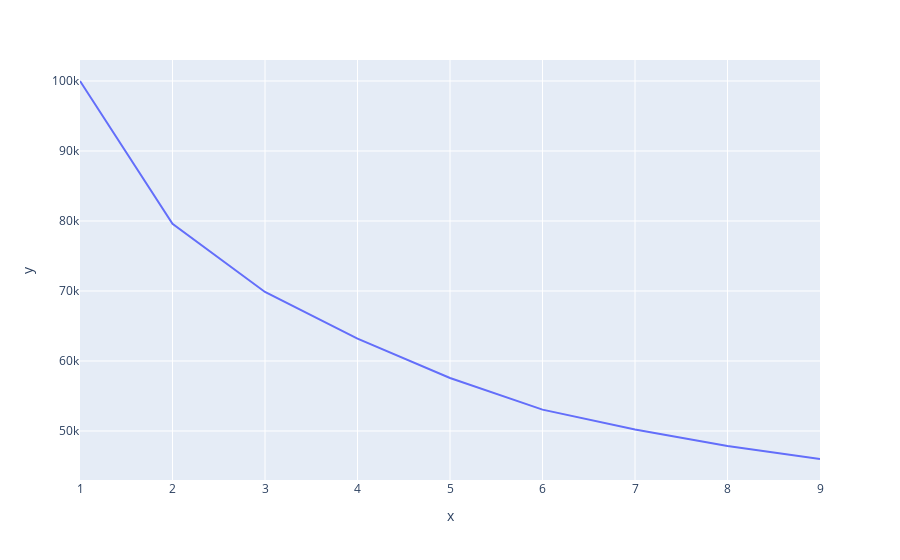

The cell this chart's notebook holds for it:
### Code cell
# Plot the elbow method results
fig = px.line(x = range(1, 10), y = wcss)
fig.show();

### Figure 1 — Plotly figure (JSON) as saved in the notebook; plotly's stock layout.template omitted (floating-point values rounded to 4 significant figures)
{"data": [{"hovertemplate": "x=%{x}<br>y=%{y}<extra></extra>", "legendgroup": "", "line": {"color": "#636efa", "dash": "solid"}, "marker": {"symbol": "circle"}, "mode": "lines", "name": "", "orientation": "v", "showlegend": false, "type": "scatter", "x": [1, 2, 3, 4, 5, 6, 7, 8, 9], "xaxis": "x", "y": [100000.0, 79590.0, 69870.0, 63190.0, 57580.0, 53060.0, 50210.0, 47870.0, 46000.0], "yaxis": "y"}], "layout": {"legend": {"tracegroupgap": 0}, "margin": {"t": 60}, "xaxis": {"anchor": "y", "domain": [0, 1], "title": {"text": "x"}}, "yaxis": {"anchor": "x", "domain": [0, 1], "title": {"text": "y"}}}}
